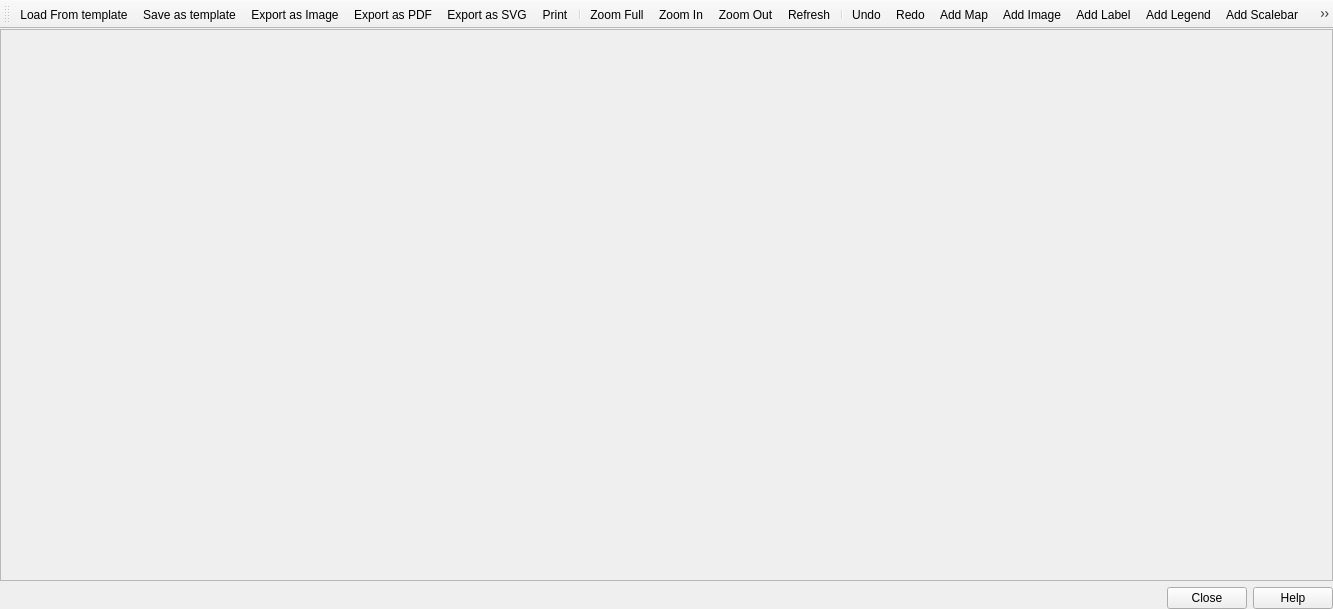
<?xml version="1.0" encoding="UTF-8"?>
<ui version="4.0">
 <class>QgsComposerBase</class>
 <widget class="QMainWindow" name="QgsComposerBase">
  <property name="geometry">
   <rect>
    <x>0</x>
    <y>0</y>
    <width>1333</width>
    <height>609</height>
   </rect>
  </property>
  <property name="mouseTracking">
   <bool>true</bool>
  </property>
  <property name="windowTitle">
   <string>MainWindow</string>
  </property>
  <widget class="QWidget" name="centralwidget">
   <property name="mouseTracking">
    <bool>true</bool>
   </property>
   <layout class="QGridLayout" name="gridLayout">
    <property name="margin">
     <number>0</number>
    </property>
    <item row="0" column="0">
     <widget class="QFrame" name="mViewFrame">
      <property name="mouseTracking">
       <bool>true</bool>
      </property>
      <property name="frameShape">
       <enum>QFrame::StyledPanel</enum>
      </property>
      <property name="frameShadow">
       <enum>QFrame::Raised</enum>
      </property>
     </widget>
    </item>
    <item row="1" column="0">
     <widget class="QDialogButtonBox" name="mButtonBox">
      <property name="standardButtons">
       <set>QDialogButtonBox::Close|QDialogButtonBox::Help</set>
      </property>
     </widget>
    </item>
   </layout>
  </widget>
  <widget class="QToolBar" name="toolBar">
   <property name="windowTitle">
    <string>Toolbar</string>
   </property>
   <property name="orientation">
    <enum>Qt::Horizontal</enum>
   </property>
   <attribute name="toolBarArea">
    <enum>TopToolBarArea</enum>
   </attribute>
   <attribute name="toolBarBreak">
    <bool>false</bool>
   </attribute>
   <addaction name="mActionLoadFromTemplate"/>
   <addaction name="mActionSaveAsTemplate"/>
   <addaction name="mActionExportAsImage"/>
   <addaction name="mActionExportAsPDF"/>
   <addaction name="mActionExportAsSVG"/>
   <addaction name="mActionPrint"/>
   <addaction name="separator"/>
   <addaction name="mActionZoomAll"/>
   <addaction name="mActionZoomIn"/>
   <addaction name="mActionZoomOut"/>
   <addaction name="mActionRefreshView"/>
   <addaction name="separator"/>
   <addaction name="mActionUndo"/>
   <addaction name="mActionRedo"/>
   <addaction name="mActionAddNewMap"/>
   <addaction name="mActionAddImage"/>
   <addaction name="mActionAddNewLabel"/>
   <addaction name="mActionAddNewLegend"/>
   <addaction name="mActionAddNewScalebar"/>
   <addaction name="mActionAddArrow"/>
   <addaction name="mActionAddTable"/>
   <addaction name="mActionAddHtml"/>
   <addaction name="mActionAddText"/>
   <addaction name="separator"/>
   <addaction name="mActionSelectMoveItem"/>
   <addaction name="mActionMoveItemContent"/>
   <addaction name="mActionGroupItems"/>
   <addaction name="mActionUngroupItems"/>
  </widget>
  <action name="mActionPrint">
   <property name="icon">
    <iconset>
     <normaloff>../themes/default/mActionFilePrint.png</normaloff>../themes/default/mActionFilePrint.png</iconset>
   </property>
   <property name="text">
    <string>&amp;Print...</string>
   </property>
  </action>
  <action name="mActionZoomAll">
   <property name="icon">
    <iconset>
     <normaloff>../themes/default/mActionZoomFullExtent.png</normaloff>../themes/default/mActionZoomFullExtent.png</iconset>
   </property>
   <property name="text">
    <string>Zoom Full</string>
   </property>
  </action>
  <action name="mActionZoomIn">
   <property name="icon">
    <iconset>
     <normaloff>../themes/default/mActionZoomIn.png</normaloff>../themes/default/mActionZoomIn.png</iconset>
   </property>
   <property name="text">
    <string>Zoom In</string>
   </property>
  </action>
  <action name="mActionZoomOut">
   <property name="icon">
    <iconset>
     <normaloff>../themes/default/mActionZoomOut.png</normaloff>../themes/default/mActionZoomOut.png</iconset>
   </property>
   <property name="text">
    <string>Zoom Out</string>
   </property>
  </action>
  <action name="mActionAddNewMap">
   <property name="icon">
    <iconset>
     <normaloff>../themes/default/mActionAddMap.png</normaloff>../themes/default/mActionAddMap.png</iconset>
   </property>
   <property name="text">
    <string>Add Map</string>
   </property>
   <property name="toolTip">
    <string>Add new map</string>
   </property>
  </action>
  <action name="mActionAddNewLabel">
   <property name="icon">
    <iconset>
     <normaloff>../themes/default/mActionLabel.png</normaloff>../themes/default/mActionLabel.png</iconset>
   </property>
   <property name="text">
    <string>Add Label</string>
   </property>
   <property name="toolTip">
    <string>Add new label</string>
   </property>
  </action>
  <action name="mActionAddNewLegend">
   <property name="icon">
    <iconset>
     <normaloff>../themes/default/mActionAddLegend.png</normaloff>../themes/default/mActionAddLegend.png</iconset>
   </property>
   <property name="text">
    <string>Add Legend</string>
   </property>
   <property name="toolTip">
    <string>Add new legend</string>
   </property>
  </action>
  <action name="mActionSelectMoveItem">
   <property name="icon">
    <iconset>
     <normaloff>../themes/default/mActionPan.png</normaloff>../themes/default/mActionPan.png</iconset>
   </property>
   <property name="text">
    <string>Move Item</string>
   </property>
   <property name="toolTip">
    <string>Select/Move item</string>
   </property>
  </action>
  <action name="mActionExportAsImage">
   <property name="icon">
    <iconset>
     <normaloff>../themes/default/mActionSaveMapAsImage.png</normaloff>../themes/default/mActionSaveMapAsImage.png</iconset>
   </property>
   <property name="text">
    <string>Export as Image...</string>
   </property>
  </action>
  <action name="mActionExportAsPDF">
   <property name="icon">
    <iconset>
     <normaloff>../themes/default/mActionSaveAsPDF.png</normaloff>../themes/default/mActionSaveAsPDF.png</iconset>
   </property>
   <property name="text">
    <string>Export as PDF...</string>
   </property>
  </action>
  <action name="mActionExportAsSVG">
   <property name="icon">
    <iconset>
     <normaloff>../themes/default/mActionSaveAsSVG.png</normaloff>../themes/default/mActionSaveAsSVG.png</iconset>
   </property>
   <property name="text">
    <string>Export as SVG...</string>
   </property>
  </action>
  <action name="mActionAddNewScalebar">
   <property name="icon">
    <iconset>
     <normaloff>../../plugins/scale_bar/icon.xpm</normaloff>../../plugins/scale_bar/icon.xpm</iconset>
   </property>
   <property name="text">
    <string>Add Scalebar</string>
   </property>
   <property name="toolTip">
    <string>Add new scalebar</string>
   </property>
  </action>
  <action name="mActionRefreshView">
   <property name="icon">
    <iconset>
     <normaloff>../themes/default/mActionDraw.png</normaloff>../themes/default/mActionDraw.png</iconset>
   </property>
   <property name="text">
    <string>Refresh</string>
   </property>
   <property name="toolTip">
    <string>Refresh view</string>
   </property>
  </action>
  <action name="mActionAddImage">
   <property name="icon">
    <iconset>
     <normaloff>../themes/default/mActionAddImage.png</normaloff>../themes/default/mActionAddImage.png</iconset>
   </property>
   <property name="text">
    <string>Add Image</string>
   </property>
  </action>
  <action name="mActionMoveItemContent">
   <property name="text">
    <string>Move Content</string>
   </property>
   <property name="toolTip">
    <string>Move item content</string>
   </property>
  </action>
  <action name="mActionGroupItems">
   <property name="text">
    <string>Group</string>
   </property>
   <property name="toolTip">
    <string>Group items</string>
   </property>
  </action>
  <action name="mActionUngroupItems">
   <property name="text">
    <string>Ungroup</string>
   </property>
   <property name="toolTip">
    <string>Ungroup items</string>
   </property>
  </action>
  <action name="mActionRaiseItems">
   <property name="text">
    <string>Raise</string>
   </property>
   <property name="toolTip">
    <string>Raise selected items</string>
   </property>
  </action>
  <action name="mActionLowerItems">
   <property name="text">
    <string>Lower</string>
   </property>
   <property name="toolTip">
    <string>Lower selected items</string>
   </property>
  </action>
  <action name="mActionMoveItemsToTop">
   <property name="text">
    <string>Bring to Front</string>
   </property>
   <property name="toolTip">
    <string>Move selected items to top</string>
   </property>
  </action>
  <action name="mActionMoveItemsToBottom">
   <property name="text">
    <string>Send to Back</string>
   </property>
   <property name="toolTip">
    <string>Move selected items to bottom</string>
   </property>
  </action>
  <action name="mActionLoadFromTemplate">
   <property name="text">
    <string>Load From template</string>
   </property>
  </action>
  <action name="mActionSaveAsTemplate">
   <property name="text">
    <string>Save as template</string>
   </property>
  </action>
  <action name="mActionAlignLeft">
   <property name="text">
    <string>Align left</string>
   </property>
   <property name="toolTip">
    <string>Align selected items left</string>
   </property>
  </action>
  <action name="mActionAlignHCenter">
   <property name="text">
    <string>Align center</string>
   </property>
   <property name="toolTip">
    <string>Align center horizontal</string>
   </property>
  </action>
  <action name="mActionAlignRight">
   <property name="text">
    <string>Align right</string>
   </property>
   <property name="toolTip">
    <string>Align selected items right</string>
   </property>
  </action>
  <action name="mActionAlignTop">
   <property name="text">
    <string>Align top</string>
   </property>
   <property name="toolTip">
    <string>Align selected items to top</string>
   </property>
  </action>
  <action name="mActionAlignVCenter">
   <property name="text">
    <string>Align center vertical</string>
   </property>
   <property name="toolTip">
    <string>Align center vertical</string>
   </property>
  </action>
  <action name="mActionAlignBottom">
   <property name="text">
    <string>Align bottom</string>
   </property>
   <property name="toolTip">
    <string>Align selected items bottom</string>
   </property>
  </action>
  <action name="mActionQuit">
   <property name="text">
    <string>&amp;Quit</string>
   </property>
   <property name="toolTip">
    <string>Quit</string>
   </property>
   <property name="shortcut">
    <string>Ctrl+Q</string>
   </property>
  </action>
  <action name="mActionAddArrow">
   <property name="checkable">
    <bool>true</bool>
   </property>
   <property name="text">
    <string>Add arrow</string>
   </property>
  </action>
  <action name="mActionAddTable">
   <property name="checkable">
    <bool>true</bool>
   </property>
   <property name="text">
    <string>Add table</string>
   </property>
   <property name="toolTip">
    <string>Adds attribute table</string>
   </property>
  </action>
  <action name="mActionPageSetup">
   <property name="text">
    <string>Page Setup</string>
   </property>
  </action>
  <action name="mActionUndo">
   <property name="icon">
    <iconset>
     <normalon>:/images/themes/default/mActionUndo.png</normalon>
    </iconset>
   </property>
   <property name="text">
    <string>Undo</string>
   </property>
   <property name="toolTip">
    <string>Revert last change</string>
   </property>
   <property name="shortcut">
    <string>Ctrl+Z</string>
   </property>
  </action>
  <action name="mActionRedo">
   <property name="icon">
    <iconset resource="../../images/images.qrc">
     <normaloff>:/images/themes/default/mActionRedo.png</normaloff>:/images/themes/default/mActionRedo.png</iconset>
   </property>
   <property name="text">
    <string>Redo</string>
   </property>
   <property name="toolTip">
    <string>Restore last change</string>
   </property>
   <property name="shortcut">
    <string>Ctrl+Shift+Z</string>
   </property>
  </action>
  <action name="mActionAddRectangle">
   <property name="checkable">
    <bool>true</bool>
   </property>
   <property name="text">
    <string>Add Rectangle</string>
   </property>
   <property name="toolTip">
    <string>Add Rectangle</string>
   </property>
  </action>
  <action name="mActionAddTriangle">
   <property name="checkable">
    <bool>true</bool>
   </property>
   <property name="text">
    <string>Add Triangle</string>
   </property>
   <property name="toolTip">
    <string>Add Triangle</string>
   </property>
  </action>
  <action name="mActionAddEllipse">
   <property name="checkable">
    <bool>true</bool>
   </property>
   <property name="text">
    <string>Add Ellipse</string>
   </property>
   <property name="toolTip">
    <string>Add Ellipse</string>
   </property>
  </action>
  <action name="mActionAddHtml">
   <property name="checkable">
    <bool>true</bool>
   </property>
   <property name="text">
    <string>Add html</string>
   </property>
   <property name="toolTip">
    <string>Add html frame</string>
   </property>
  </action>
  <action name="mActionAddText">
   <property name="checkable">
    <bool>true</bool>
   </property>
   <property name="text">
    <string>Add text</string>
   </property>
  </action>
 </widget>
 <resources>
  <include location="../../images/images.qrc"/>
 </resources>
 <connections/>
</ui>
